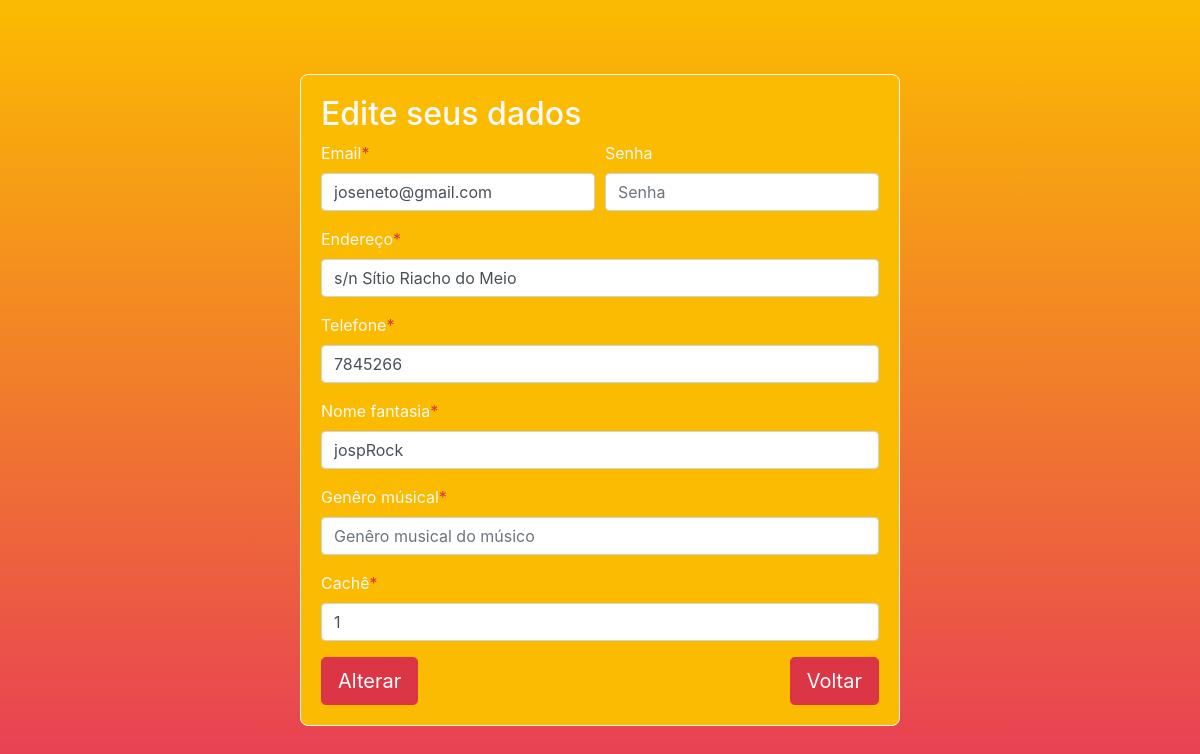
The app's page /login/painel/edicaoPerfil.php (signed in) with its own data.
### tables this page shows
CREATE TABLE `user_musico` (
  `cpf_cnpj` bigint NOT NULL,
  `nome_fantasia` varchar(50) NOT NULL,
  `email` varchar(35) NOT NULL,
  `endereco` varchar(100) NOT NULL,
  `telefone` varchar(20) NOT NULL,
  `genero_musical` varchar(35) NOT NULL,
  `data_entrada` date NOT NULL,
  `cache_show` float NOT NULL,
  `ativo` ENUM('s','n'),
  `senha` varchar(500) NOT NULL,
  PRIMARY KEY (`cpf_cnpj`)
);

### login/painel/edicaoPerfil.php (called while the page is built, shortened)
<?php
include('../conexao.php');
$cpf_cnpj = $_SESSION["cpf_cnpj"];
$sql_code = "SELECT * FROM user_musico WHERE cpf_cnpj = '$cpf_cnpj'";
$sql_query = $conexao->query($sql_code) or die("Falha na execução do código SQL: " . $conexao->error);
$usuario = $sql_query->fetch_assoc();
include './formEditaPerfil.php';

### login/painel/formEditaPerfil.php (the view, shortened to what this page needs)
<!DOCTYPE html>
<html lang="en">
<head>
    <link rel="stylesheet" href="../../bootstrap/dist/css/bootstrap.css">
    <link rel="stylesheet" href="../../css/signin.css">
    <link rel="stylesheet" href="../../css/styleEdicao.css">
</head>
<body>
    <form id="form" method="POST" class="border border-light">
        <h2 class="text-light">Edite seus dados</h2>
        <div class="form-row text-light">
            <div class="form-group col-md-6">
                <label for="inputEmail4">
                    Email<span class="text-danger">*</span>
                </label>
                <input type="email" class="form-control" value="<?= $usuario['email'] ?>" name="email" id="inputEmail4" placeholder="Email">
            </div>
            <div class="form-group col-md-6">
                <label for="inputPassword4">
                    Senha<span class="text-danger">
                </label>
                <input type="password" class="form-control" name="senha" id="inputPassword4" placeholder="Senha">
            </div>
        </div>
        <div class="form-group text-light">
            <label for="inputAddress">
                Endereço<span class="text-danger">*</span>
            </label>
            <input type="text" class="form-control" value="<?= $usuario['endereco'] ?>" name="endereco" id="inputAddress" placeholder="Rua exemplo, nº 0">
        </div>
        <div class="form-group text-light">
            <label for="inputAddress2">
                Telefone<span class="text-danger">*</span>
            </label>
            <input type="text" class="form-control" value="<?= $usuario['telefone'] ?>" name="telefone" id="telefone" placeholder="Telefone do cantor ou da banda">
        </div>
        <div class="form-group text-light">
            <label for="inputAddress2">
                Nome fantasia<span class="text-danger">*</span>
            </label>
            <input type="text" class="form-control" value="<?= $usuario['nome_fantasia'] ?>" name="nome_fantasia" id="inputAddress2" placeholder="Nome do cantor ou da banda">
        </div>
        <div class="form-group text-light">
            <label for="inputAddress2">
                Genêro músical<span class="text-danger">*</span>
            </label>
            <input type="text" class="form-control" value="<?= $usuario['genero_musical'] ?>" name="genero_musical" id="inputAddress2" placeholder="Genêro musical do músico">
        </div>
        <div class="form-group text-light">
            <label for="inputAddress2">
                Cachê<span class="text-danger">*</span>
            </label>
            <input type="number" class="form-control" value="<?= $usuario['cache_show'] ?>" name="cache_show" id="inputAddress2" placeholder="Valor cobrado por show/evento participado">
        </div>
        <div id="buttons">
            <button type="submit" class="btn btn-danger btn-lg">Alterar</button>
            <a href="painelMusico.php"><button type="button" class="btn btn-danger btn-lg">Voltar</button></a>
        </div>
    </form>
</body>
</html>

### css/signin.css (style rules this page uses)
html, body { height: 100%; }
body { display: -ms-flexbox; display: flex; -ms-flex-align: center; align-items: center; padding-top: 40px; padding-bottom: 40px; background-color: #f5f5f5; }

### css/styleEdicao.css (style rules this page uses)
body { margin: 0; padding: 0; display: flex; justify-content: center; align-items: center; align-content: center; background-image: linear-gradient(#FBBB01, #E73A59); text-align: center; }
#form { padding: 20px; border-radius: 8px; background-color: #FBBB01; text-align: left; }
#buttons { display: flex; justify-content: space-between; }

### records on screen
user_musico: email "joseneto@gmail.com", endereco "s/n Sítio Riacho do Meio", telefone "7845266", nome_fantasia "jospRock", cache_show "1"
